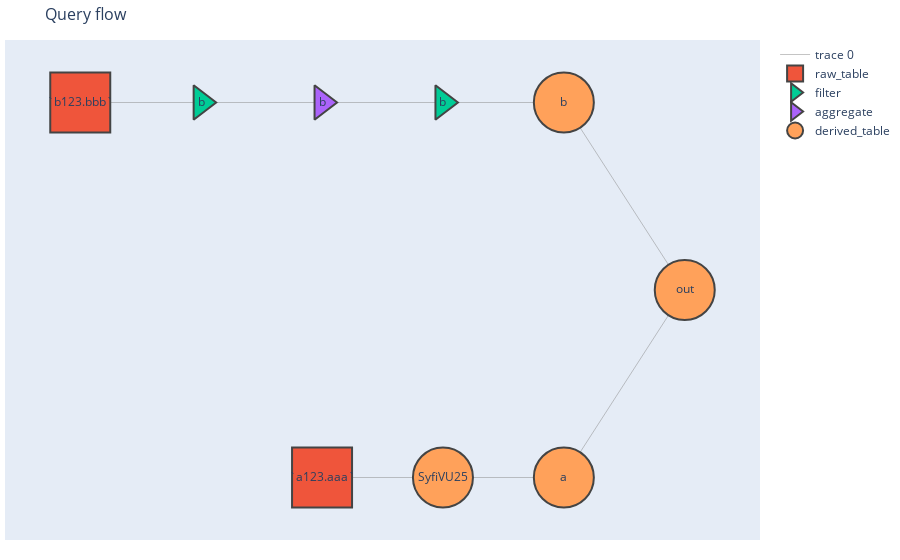

The code cell stored with this chart in its notebook:
### Code cell
test_query_obj.plot_query()

### Figure 1 — Plotly figure (JSON) as saved in the notebook; plotly's stock layout.template omitted (floating-point values rounded to 4 significant figures)
{"data": [{"hoverinfo": "none", "line": {"color": "#888", "width": 0.5}, "mode": "lines", "type": "scatter", "x": [-10, -5, null, -15, -10, null, -25, -20, null, -5, 0, null, -5, 0, null, -15, -10, null, -10, -5, null, -20, -15, null], "y": [-0.5, -0.5, null, -0.5, -0.5, null, 0.5, 0.5, null, -0.5, 0, null, 0.5, 0, null, 0.5, 0.5, null, 0.5, 0.5, null, 0.5, 0.5, null]}, {"hovertemplate": "%{hovertext}", "hovertext": ["<b>`a123.aaa`</b> (`a123.aaa`) <br><b>raw_table</b>: <br><br><b>Successors</b>: SyfiVU25<br>", "<b>`b123.bbb`</b> (`b123.bbb`) <br><b>raw_table</b>: <br><br><b>Successors</b>: b_where<br>"], "marker": {"line": {"width": 2}, "size": 60, "symbol": "square"}, "mode": "markers+text", "name": "raw_table", "text": ["`a123.aaa`", "`b123.bbb`"], "type": "scatter", "x": [-15, -25], "y": [-0.5, 0.5]}, {"hovertemplate": "%{hovertext}", "hovertext": ["<b>b</b> (b_having) <br><b>filter</b>: sum(bb)>2<br><br><b>Predecessors</b>: b_group<br><br><b>Successors</b>: b<br>", "<b>b</b> (b_where) <br><b>filter</b>: b1 > 2 and (b2 < 3 or b2 >5)<br><br><b>Predecessors</b>: `b123.bbb`<br><br><b>Successors</b>: b_group<br>"], "marker": {"line": {"width": 2}, "size": 30, "symbol": "triangle-right"}, "mode": "markers+text", "name": "filter", "text": ["b", "b"], "type": "scatter", "x": [-10, -20], "y": [0.5, 0.5]}, {"hovertemplate": "%{hovertext}", "hovertext": ["<b>b</b> (b_group) <br><b>aggregate</b>: by b_id,b1<br><br><b>Predecessors</b>: b_where<br><br><b>Successors</b>: b_having<br>"], "marker": {"line": {"width": 2}, "size": 30, "symbol": "triangle-right"}, "mode": "markers+text", "name": "aggregate", "text": ["b"], "type": "scatter", "x": [-15], "y": [0.5]}, {"hovertemplate": "%{hovertext}", "hovertext": ["<b>SyfiVU25</b> (SyfiVU25) <br><b>derived_table</b>: <br><b>columns:</b> \n  *=q.*\n<br><br><b>Predecessors</b>: `a123.aaa`<br><br><b>Successors</b>: a<br>", "<b>a</b> (a) <br><b>derived_table</b>: <br><b>columns:</b> \n  a_id=a_id1,<br>\n  aa_ind=case when aa = 'a1' and a2=3 then 1 else 0 end\n<br><br><b>Predecessors</b>: SyfiVU25<br><br><b>Successors</b>: out<br>", "<b>b</b> (b) <br><b>derived_table</b>: <br><b>columns:</b> \n  b_id=b_id,<br>\n  b1=b1,<br>\n  bb_sum=sum(bb)\n<br><br><b>Predecessors</b>: b_having<br><br><b>Successors</b>: out<br>", "<b>out</b> (out) <br><b>derived_table</b>: <br><b>columns:</b> \n  a_id=a.a_id,<br>\n  a_ind=a.a_ind,<br>\n  b_sum=b.b_sum\n<br><br><b>Predecessors</b>: a,b<br>combine type: join<br>b(b):left join on a.a_id = b.b_id<br>"], "marker": {"line": {"width": 2}, "size": 60, "symbol": "circle"}, "mode": "markers+text", "name": "derived_table", "text": ["SyfiVU25", "a", "b", "out"], "type": "scatter", "x": [-10, -5, -5, 0], "y": [-0.5, -0.5, 0.5, 0]}], "layout": {"hovermode": "closest", "margin": {"b": 20, "l": 5, "r": 5, "t": 40}, "showlegend": true, "title": {"font": {"size": 16}, "text": "Query flow"}, "xaxis": {"showgrid": false, "showticklabels": false, "zeroline": false}, "yaxis": {"showgrid": false, "showticklabels": false, "zeroline": false}}}
